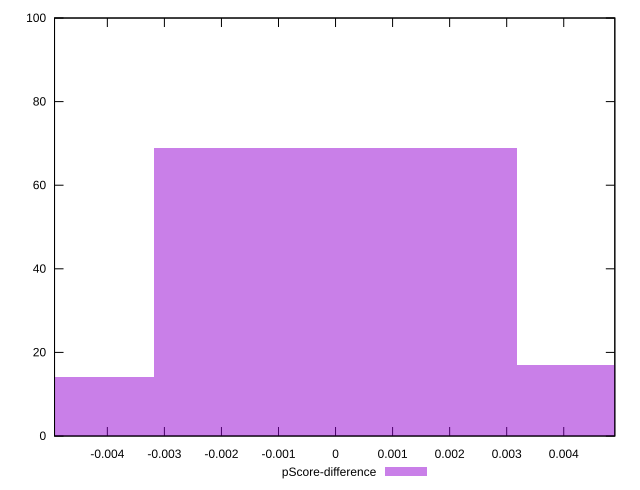

Here is the gnuplot script that generated this plot:
reset

$pScoreDifference <<EOF
0.006360530446547822 17
-0.006360530446547822 14
0 69
EOF

set key outside below
set boxwidth 0.006360530446547822
set xrange [-0.004925632381534095:0.004895366832449621]
set yrange [0:100]
set trange [0:100]
set style fill transparent solid 0.5 noborder
set terminal svg size 640, 490 enhanced background rgb 'white'
set output "report_00022_2021-02-20T12:08:46.964Z/mainthread-work-breakdown/samples/pages+cached+noadtech+nomedia/pScore-difference/histogram.svg"

plot $pScoreDifference title "pScore-difference" with boxes

reset
